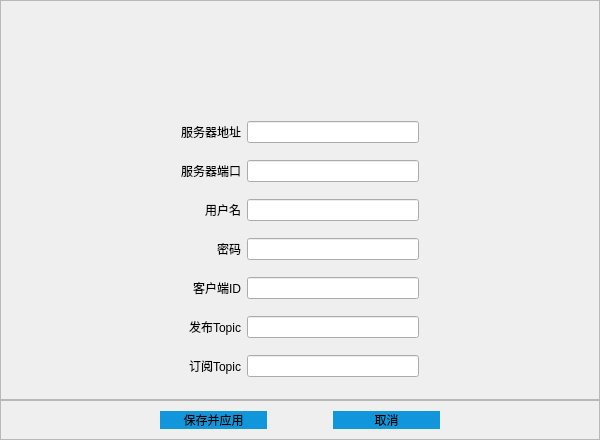
              <widget class="QWidget" name="page">
               <layout class="QVBoxLayout" name="verticalLayout_8">
                <property name="spacing">
                 <number>0</number>
                </property>
                <property name="leftMargin">
                 <number>0</number>
                </property>
                <property name="topMargin">
                 <number>0</number>
                </property>
                <property name="rightMargin">
                 <number>0</number>
                </property>
                <property name="bottomMargin">
                 <number>0</number>
                </property>
                <item>
                 <widget class="QFrame" name="frame_16">
                  <property name="minimumSize">
                   <size>
                    <width>600</width>
                    <height>400</height>
                   </size>
                  </property>
                  <property name="frameShape">
                   <enum>QFrame::StyledPanel</enum>
                  </property>
                  <property name="frameShadow">
                   <enum>QFrame::Raised</enum>
                  </property>
                  <layout class="QGridLayout" name="gridLayout">
                   <item row="10" column="1">
                    <widget class="QLabel" name="label_11">
                     <property name="styleSheet">
                      <string notr="true">font: 16pt &quot;小米兰亭&quot;;</string>
                     </property>
                     <property name="text">
                      <string>订阅Topic</string>
                     </property>
                     <property name="alignment">
                      <set>Qt::AlignRight|Qt::AlignTrailing|Qt::AlignVCenter</set>
                     </property>
                    </widget>
                   </item>
                   <item row="1" column="1">
                    <widget class="QLabel" name="label_5">
                     <property name="styleSheet">
                      <string notr="true">font: 16pt &quot;小米兰亭&quot;;</string>
                     </property>
                     <property name="text">
                      <string>服务器地址</string>
                     </property>
                     <property name="alignment">
                      <set>Qt::AlignRight|Qt::AlignTrailing|Qt::AlignVCenter</set>
                     </property>
                    </widget>
                   </item>
                   <item row="9" column="2">
                    <widget class="QLineEdit" name="lineEdit_6"/>
                   </item>
                   <item row="10" column="2">
                    <widget class="QLineEdit" name="lineEdit_7"/>
                   </item>
                   <item row="1" column="0">
                    <spacer name="horizontalSpacer_3">
                     <property name="orientation">
                      <enum>Qt::Horizontal</enum>
                     </property>
                     <property name="sizeHint" stdset="0">
                      <size>
                       <width>40</width>
                       <height>20</height>
                      </size>
                     </property>
                    </spacer>
                   </item>
                   <item row="4" column="2">
                    <widget class="QLineEdit" name="lineEdit_3"/>
                   </item>
                   <item row="9" column="1">
                    <widget class="QLabel" name="label_10">
                     <property name="styleSheet">
                      <string notr="true">font: 16pt &quot;小米兰亭&quot;;</string>
                     </property>
                     <property name="text">
                      <string>发布Topic</string>
                     </property>
                     <property name="alignment">
                      <set>Qt::AlignRight|Qt::AlignTrailing|Qt::AlignVCenter</set>
                     </property>
                    </widget>
                   </item>
                   <item row="7" column="2">
                    <widget class="QLineEdit" name="lineEdit_5"/>
                   </item>
                   <item row="7" column="1">
                    <widget class="QLabel" name="label_9">
                     <property name="styleSheet">
                      <string notr="true">font: 16pt &quot;小米兰亭&quot;;</string>
                     </property>
                     <property name="text">
                      <string>客户端ID</string>
                     </property>
                     <property name="alignment">
                      <set>Qt::AlignRight|Qt::AlignTrailing|Qt::AlignVCenter</set>
                     </property>
                    </widget>
                   </item>
                   <item row="6" column="1">
                    <widget class="QLabel" name="label_8">
                     <property name="styleSheet">
                      <string notr="true">font: 16pt &quot;小米兰亭&quot;;</string>
                     </property>
                     <property name="text">
                      <string>密码</string>
                     </property>
                     <property name="alignment">
                      <set>Qt::AlignRight|Qt::AlignTrailing|Qt::AlignVCenter</set>
                     </property>
                    </widget>
                   </item>
                   <item row="2" column="2">
                    <widget class="QLineEdit" name="lineEdit_2"/>
                   </item>
                   <item row="1" column="2">
                    <widget class="QLineEdit" name="lineEdit"/>
                   </item>
                   <item row="6" column="2">
                    <widget class="QLineEdit" name="lineEdit_4"/>
                   </item>
                   <item row="2" column="1">
                    <widget class="QLabel" name="label_6">
                     <property name="styleSheet">
                      <string notr="true">font: 16pt &quot;小米兰亭&quot;;</string>
                     </property>
                     <property name="text">
                      <string>服务器端口</string>
                     </property>
                     <property name="alignment">
                      <set>Qt::AlignRight|Qt::AlignTrailing|Qt::AlignVCenter</set>
                     </property>
                    </widget>
                   </item>
                   <item row="4" column="1">
                    <widget class="QLabel" name="label_7">
                     <property name="styleSheet">
                      <string notr="true">font: 16pt &quot;小米兰亭&quot;;</string>
                     </property>
                     <property name="text">
                      <string>用户名</string>
                     </property>
                     <property name="alignment">
                      <set>Qt::AlignRight|Qt::AlignTrailing|Qt::AlignVCenter</set>
                     </property>
                    </widget>
                   </item>
                   <item row="1" column="3">
                    <spacer name="horizontalSpacer_4">
                     <property name="orientation">
                      <enum>Qt::Horizontal</enum>
                     </property>
                     <property name="sizeHint" stdset="0">
                      <size>
                       <width>40</width>
                       <height>20</height>
                      </size>
                     </property>
                    </spacer>
                   </item>
                   <item row="0" column="1">
                    <spacer name="verticalSpacer_10">
                     <property name="orientation">
                      <enum>Qt::Vertical</enum>
                     </property>
                     <property name="sizeType">
                      <enum>QSizePolicy::Fixed</enum>
                     </property>
                     <property name="sizeHint" stdset="0">
                      <size>
                       <width>20</width>
                       <height>100</height>
                      </size>
                     </property>
                    </spacer>
                   </item>
                  </layout>
                 </widget>
                </item>
                <item>
                 <widget class="QFrame" name="frame_17">
                  <property name="frameShape">
                   <enum>QFrame::StyledPanel</enum>
                  </property>
                  <property name="frameShadow">
                   <enum>QFrame::Raised</enum>
                  </property>
                  <layout class="QHBoxLayout" name="horizontalLayout_8">
                   <item>
                    <spacer name="horizontalSpacer_5">
                     <property name="orientation">
                      <enum>Qt::Horizontal</enum>
                     </property>
                     <property name="sizeType">
                      <enum>QSizePolicy::Fixed</enum>
                     </property>
                     <property name="sizeHint" stdset="0">
                      <size>
                       <width>150</width>
                       <height>20</height>
                      </size>
                     </property>
                    </spacer>
                   </item>
                   <item>
                    <widget class="QPushButton" name="pushButton_9">
                     <property name="styleSheet">
                      <string notr="true">background-color: rgb(18, 150, 219);
font: 14pt &quot;小米兰亭&quot;;
border-radius:10px
</string>
                     </property>
                     <property name="text">
                      <string>保存并应用</string>
                     </property>
                    </widget>
                   </item>
                   <item>
                    <spacer name="horizontalSpacer_7">
                     <property name="orientation">
                      <enum>Qt::Horizontal</enum>
                     </property>
                     <property name="sizeType">
                      <enum>QSizePolicy::Fixed</enum>
                     </property>
                     <property name="sizeHint" stdset="0">
                      <size>
                       <width>60</width>
                       <height>20</height>
                      </size>
                     </property>
                    </spacer>
                   </item>
                   <item>
                    <widget class="QPushButton" name="pushButton_10">
                     <property name="styleSheet">
                      <string notr="true">background-color: rgb(18, 150, 219);
font: 14pt &quot;小米兰亭&quot;;
border-radius:10px
</string>
                     </property>
                     <property name="text">
                      <string>取消</string>
                     </property>
                    </widget>
                   </item>
                   <item>
                    <spacer name="horizontalSpacer_6">
                     <property name="orientation">
                      <enum>Qt::Horizontal</enum>
                     </property>
                     <property name="sizeType">
                      <enum>QSizePolicy::Fixed</enum>
                     </property>
                     <property name="sizeHint" stdset="0">
                      <size>
                       <width>150</width>
                       <height>20</height>
                      </size>
                     </property>
                    </spacer>
                   </item>
                  </layout>
                 </widget>
                </item>
               </layout>
              </widget>
